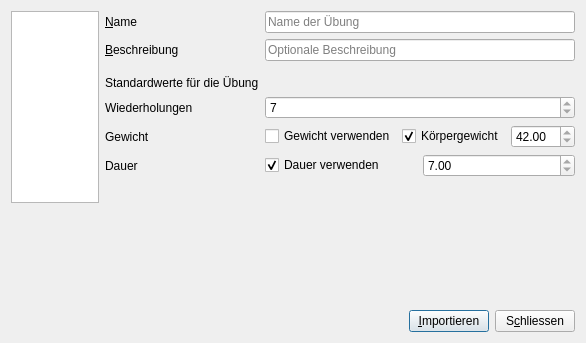
<?xml version="1.0" encoding="UTF-8"?>
<ui version="4.0">
 <class>Dialog_training_exercise_load</class>
 <widget class="QDialog" name="Dialog_training_exercise_load">
  <property name="geometry">
   <rect>
    <x>0</x>
    <y>0</y>
    <width>586</width>
    <height>343</height>
   </rect>
  </property>
  <property name="windowTitle">
   <string>Übung laden</string>
  </property>
  <layout class="QVBoxLayout" name="verticalLayout">
   <item>
    <layout class="QHBoxLayout" name="horizontalLayout">
     <item>
      <widget class="QListWidget" name="listWidget_exercise"/>
     </item>
     <item>
      <layout class="QFormLayout" name="formLayout">
       <item row="0" column="0">
        <widget class="QLabel" name="label_name">
         <property name="text">
          <string>&amp;Name</string>
         </property>
         <property name="buddy">
          <cstring>lineEdit_name</cstring>
         </property>
        </widget>
       </item>
       <item row="0" column="1">
        <widget class="QLineEdit" name="lineEdit_name">
         <property name="text">
          <string/>
         </property>
         <property name="maxLength">
          <number>32767</number>
         </property>
         <property name="readOnly">
          <bool>true</bool>
         </property>
         <property name="placeholderText">
          <string>Name der Übung</string>
         </property>
         <property name="clearButtonEnabled">
          <bool>true</bool>
         </property>
        </widget>
       </item>
       <item row="1" column="0">
        <widget class="QLabel" name="label_description">
         <property name="text">
          <string>&amp;Beschreibung</string>
         </property>
         <property name="buddy">
          <cstring>lineEdit_description</cstring>
         </property>
        </widget>
       </item>
       <item row="1" column="1">
        <widget class="QLineEdit" name="lineEdit_description">
         <property name="maxLength">
          <number>1023</number>
         </property>
         <property name="readOnly">
          <bool>true</bool>
         </property>
         <property name="placeholderText">
          <string>Optionale Beschreibung</string>
         </property>
         <property name="clearButtonEnabled">
          <bool>true</bool>
         </property>
        </widget>
       </item>
       <item row="2" column="0">
        <widget class="Line" name="line">
         <property name="orientation">
          <enum>Qt::Horizontal</enum>
         </property>
        </widget>
       </item>
       <item row="3" column="0">
        <widget class="QLabel" name="label">
         <property name="text">
          <string>Standardwerte für die Übung</string>
         </property>
        </widget>
       </item>
       <item row="4" column="0">
        <widget class="QLabel" name="label_repetitions">
         <property name="text">
          <string>Wiederholungen</string>
         </property>
        </widget>
       </item>
       <item row="4" column="1">
        <widget class="QSpinBox" name="spinBox_repetitions">
         <property name="readOnly">
          <bool>true</bool>
         </property>
         <property name="value">
          <number>7</number>
         </property>
        </widget>
       </item>
       <item row="5" column="0">
        <widget class="QLabel" name="label_weight">
         <property name="text">
          <string>Gewicht</string>
         </property>
        </widget>
       </item>
       <item row="5" column="1">
        <layout class="QHBoxLayout" name="horizontalLayout_2">
         <item>
          <widget class="QCheckBox" name="checkBox_weight">
           <property name="text">
            <string>Gewicht verwenden</string>
           </property>
           <property name="checkable">
            <bool>true</bool>
           </property>
           <property name="checked">
            <bool>false</bool>
           </property>
          </widget>
         </item>
         <item>
          <widget class="QCheckBox" name="checkBox_body_weight">
           <property name="text">
            <string>Körpergewicht</string>
           </property>
           <property name="checkable">
            <bool>true</bool>
           </property>
           <property name="checked">
            <bool>true</bool>
           </property>
          </widget>
         </item>
         <item>
          <widget class="QDoubleSpinBox" name="doubleSpinBox_weight">
           <property name="readOnly">
            <bool>true</bool>
           </property>
           <property name="maximum">
            <double>199.990000000000009</double>
           </property>
           <property name="value">
            <double>42.000000000000000</double>
           </property>
          </widget>
         </item>
        </layout>
       </item>
       <item row="6" column="0">
        <widget class="QLabel" name="label_duration">
         <property name="text">
          <string>Dauer</string>
         </property>
        </widget>
       </item>
       <item row="6" column="1">
        <layout class="QHBoxLayout" name="horizontalLayout_3">
         <item>
          <widget class="QCheckBox" name="checkBox_duration">
           <property name="text">
            <string>Dauer verwenden</string>
           </property>
           <property name="checked">
            <bool>true</bool>
           </property>
          </widget>
         </item>
         <item>
          <widget class="QDoubleSpinBox" name="doubleSpinBox_duration">
           <property name="toolTip">
            <string>Dauer der Übung [s]</string>
           </property>
           <property name="readOnly">
            <bool>true</bool>
           </property>
           <property name="value">
            <double>7.000000000000000</double>
           </property>
          </widget>
         </item>
        </layout>
       </item>
      </layout>
     </item>
    </layout>
   </item>
   <item>
    <spacer name="verticalSpacer">
     <property name="orientation">
      <enum>Qt::Vertical</enum>
     </property>
     <property name="sizeHint" stdset="0">
      <size>
       <width>20</width>
       <height>91</height>
      </size>
     </property>
    </spacer>
   </item>
   <item>
    <layout class="QHBoxLayout" name="horizontalLayout_4">
     <item>
      <spacer name="horizontalSpacer">
       <property name="orientation">
        <enum>Qt::Horizontal</enum>
       </property>
       <property name="sizeHint" stdset="0">
        <size>
         <width>40</width>
         <height>20</height>
        </size>
       </property>
      </spacer>
     </item>
     <item>
      <widget class="QPushButton" name="pushButton_import">
       <property name="text">
        <string>&amp;Importieren</string>
       </property>
      </widget>
     </item>
     <item>
      <widget class="QPushButton" name="pushButton_close">
       <property name="text">
        <string>S&amp;chliessen</string>
       </property>
      </widget>
     </item>
    </layout>
   </item>
  </layout>
 </widget>
 <resources/>
 <connections>
  <connection>
   <sender>pushButton_close</sender>
   <signal>clicked()</signal>
   <receiver>Dialog_training_exercise_load</receiver>
   <slot>reject()</slot>
   <hints>
    <hint type="sourcelabel">
     <x>647</x>
     <y>290</y>
    </hint>
    <hint type="destinationlabel">
     <x>646</x>
     <y>255</y>
    </hint>
   </hints>
  </connection>
 </connections>
</ui>
